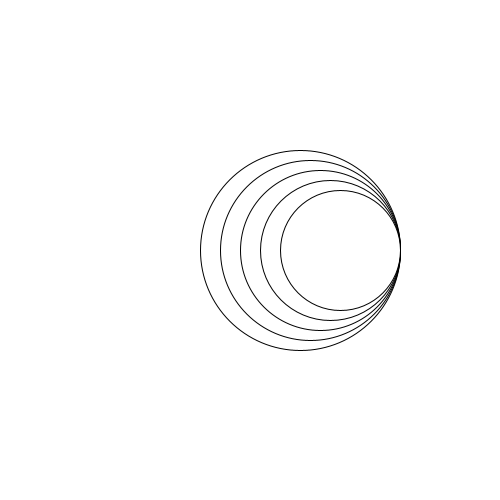
Frame 1 (no input)
Frame 60 (the mouse pressed at the canvas centre just before this capture): identical to frame 1, image omitted
Frame 120 (the mouse held since frame 60 and released just before this capture): identical to frame 1, image omitted

The Processing sketch that drew this single still picture (run headless with seeded random() and noise(); from frame 60 on, the mouse is pressed at the canvas centre):

// Processing sketch: H09_Opd_6
// ── H09_Opd_6.pde


void setup(){
  size (500,500);
}

void draw(){
  background(255,255,255);
  drawRightC(400,250,200,5);
  
}

void drawRightC(int x, int y, int sizeC, int aantal){
  for(int i = 0; i < aantal; i++){
    ellipse(x - sizeC/2,y,sizeC,sizeC);
    sizeC -= 20;
  }
}
